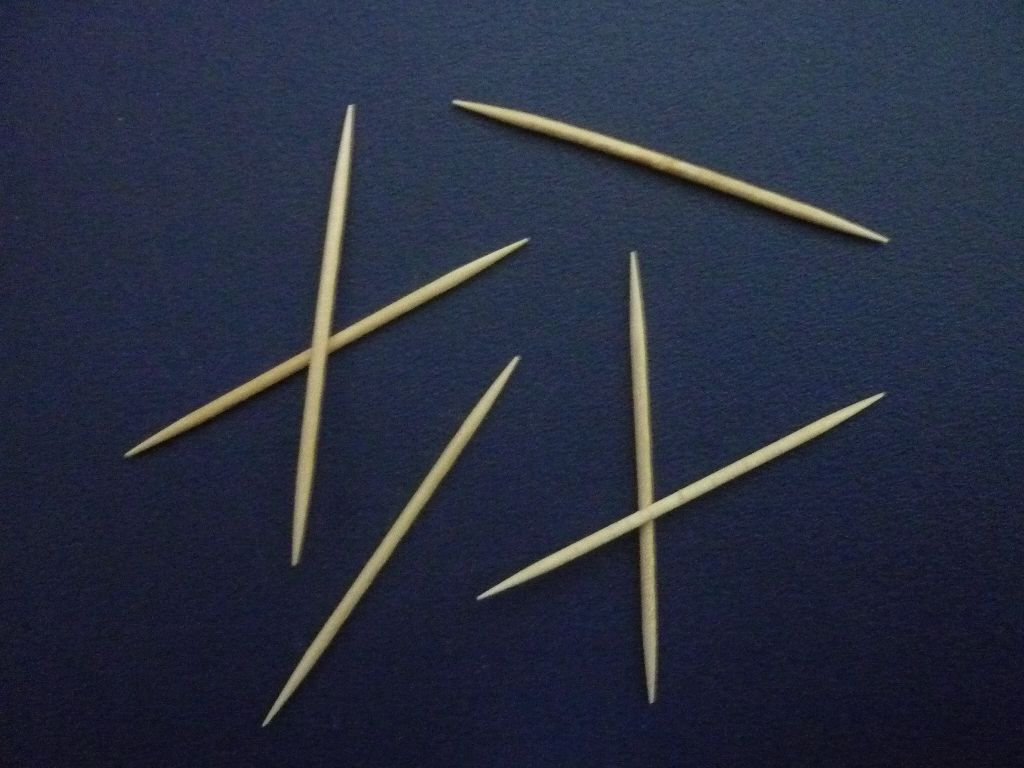
#> input picture testimg/palcika1.jpg, 1024 x 768 px; its folder holds only this picture in this run
$ python main.py
#> lines starting #> are read from the running program, lines starting #| are printed output that depends on the picture; after the words box and inside, x2 and y2 are one past the last pixel; in counts of white or black regions, pixels touching at a corner belong together
import cv2
import numpy as np
import os
import math

print('OpenCV verzió:', cv2.__version__)
print('numpy: ', np.__version__)

# főbb változók
images = []
imgPath = []
currentImgIndex = 0
windowName = 'Palcikak'

# zajos képek
noisyImgs = {}
# alap
tackbarValues = {'S': -1, 'P': -1, 'Gauss': -1}

'''
def arrays_are_equal(arr1, arr2):
    if len(arr1) != len(arr2):
        return False
    for index in range(len(arr1)):
        if arr1[index] != arr2[index]:
            return False
    return True
'''
# összes kép fájl a mappában és main.py fájl abszolút útvonala
BASEDIR = os.path.dirname(os.path.abspath(__file__))

pathToImages = os.path.join(BASEDIR, 'testimg')

if not os.path.exists(pathToImages):
    raise Exception(f"A megadott mappa nem létezik: {pathToImages}")

for i in os.listdir(pathToImages):
    if i.lower().endswith(('.jpg', '.jpeg', '.png')):
        path = os.path.join(pathToImages, i)
        print("reading current:", path)
        placeHolderImg = cv2.imread(path)
#> placeHolderImg is the input picture: shape (768, 1024, 3); mean B, G, R 64.4, 46.3, 40.1

        if placeHolderImg is not None:
            images.append(placeHolderImg)
            imgPath.append(path)
        else:
            raise Exception(f'Nem sikerült beolvasni a képet: {path}')

if len(images) == 0:
    raise Exception('Nincs érvényes képfájl a mappában!')


def trackbarvaluechange(value):
    s = cv2.getTrackbarPos('S', windowName)
    p = cv2.getTrackbarPos('P', windowName)
    g = cv2.getTrackbarPos('Gauss', windowName)
    print(f'értékek: s: {s}, p: {p}, g: {g}')
    pass


# ablak
cv2.namedWindow(windowName)

# csúszkák
cv2.createTrackbar('S', windowName, 0, 100, trackbarvaluechange)
cv2.createTrackbar('P', windowName, 0, 100, trackbarvaluechange)
cv2.createTrackbar('Gauss', windowName, 0, 100, trackbarvaluechange)

while True:
    # X-el bezárásra
    if cv2.getWindowProperty(windowName, cv2.WND_PROP_VISIBLE) < 1:
        break

    # csúszka értékek
    noiseSalt = cv2.getTrackbarPos('S', windowName)
    noisePepper = cv2.getTrackbarPos('P', windowName)
    noiseGauss = cv2.getTrackbarPos('Gauss', windowName)

    # változás van-e valamelyikben
    if (noiseSalt != tackbarValues['S'] or
            noisePepper != tackbarValues['P'] or
            noiseGauss != tackbarValues['Gauss']):
        noisyImgs.clear()  # reset
        tackbarValues = {'S': noiseSalt, 'P': noisePepper, 'Gauss': noiseGauss}

    # kép tárolása ha nem létezik
    if currentImgIndex not in noisyImgs:
        # ne az eredtit piszkáljam
        placeholderImg = images[currentImgIndex].copy()

        # salt & pepper
        probabilitySalt = noiseSalt / 200.0
        maskSalt = np.random.rand(placeholderImg.shape[0], placeholderImg.shape[1])
        placeholderImg[maskSalt < probabilitySalt] = 255
        placeholderImg = cv2.medianBlur(placeholderImg, 3)

        probabilityPepper = noisePepper / 200.0
        maskPepper = np.random.rand(placeholderImg.shape[0], placeholderImg.shape[1])
        placeholderImg[maskPepper < probabilityPepper] = 0
        placeholderImg = cv2.medianBlur(placeholderImg, 3)

        # gauss
        if noiseGauss > 0:
            # olvashatóbb zaj, 1-nél
            probabilityGauss = noiseGauss * 0.9
            gaussNoise = np.random.normal(0, probabilityGauss, placeholderImg.shape)
            placeholderImg = np.clip(placeholderImg.astype(float) + gaussNoise, 0, 255).astype(np.uint8)
            placeholderImg = cv2.GaussianBlur(placeholderImg, (5, 5), 2.0)

        noisyImgs[currentImgIndex] = placeholderImg

        currentImg = noisyImgs[currentImgIndex]
        # szürke hogy lehessen éldetektálást csinálni
        gray = cv2.cvtColor(currentImg, cv2.COLOR_BGR2GRAY)
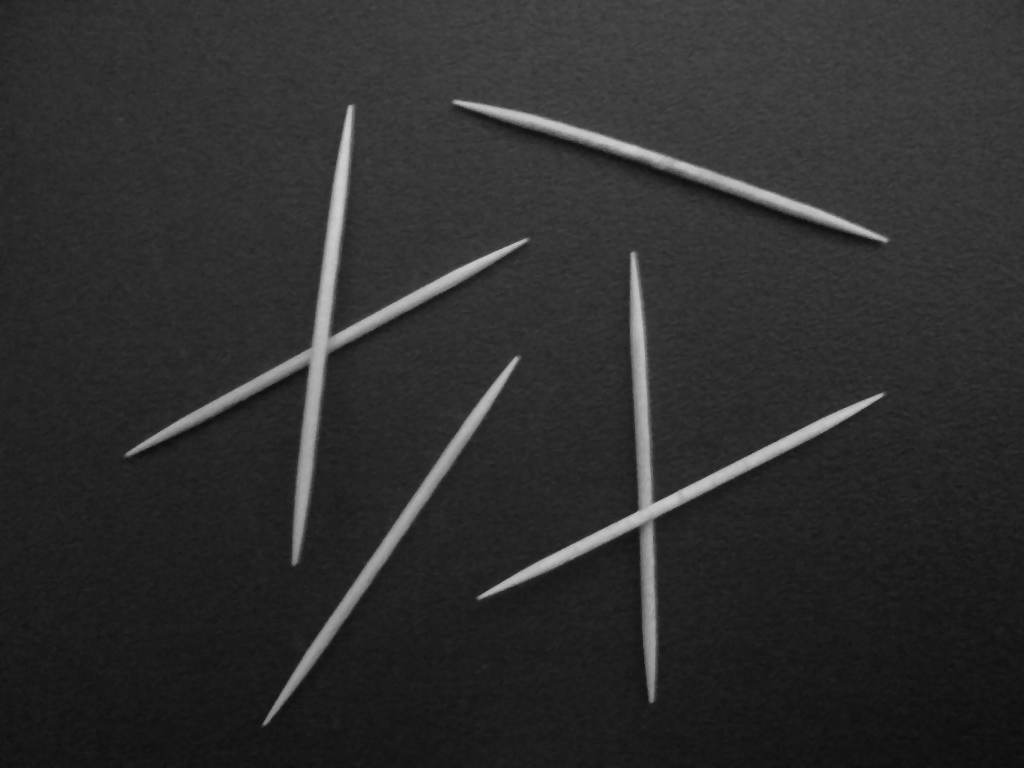
#> gray: shape (768, 1024); min 13, max 207, mean 46.5
        edges = cv2.Canny(gray, 30, 190)
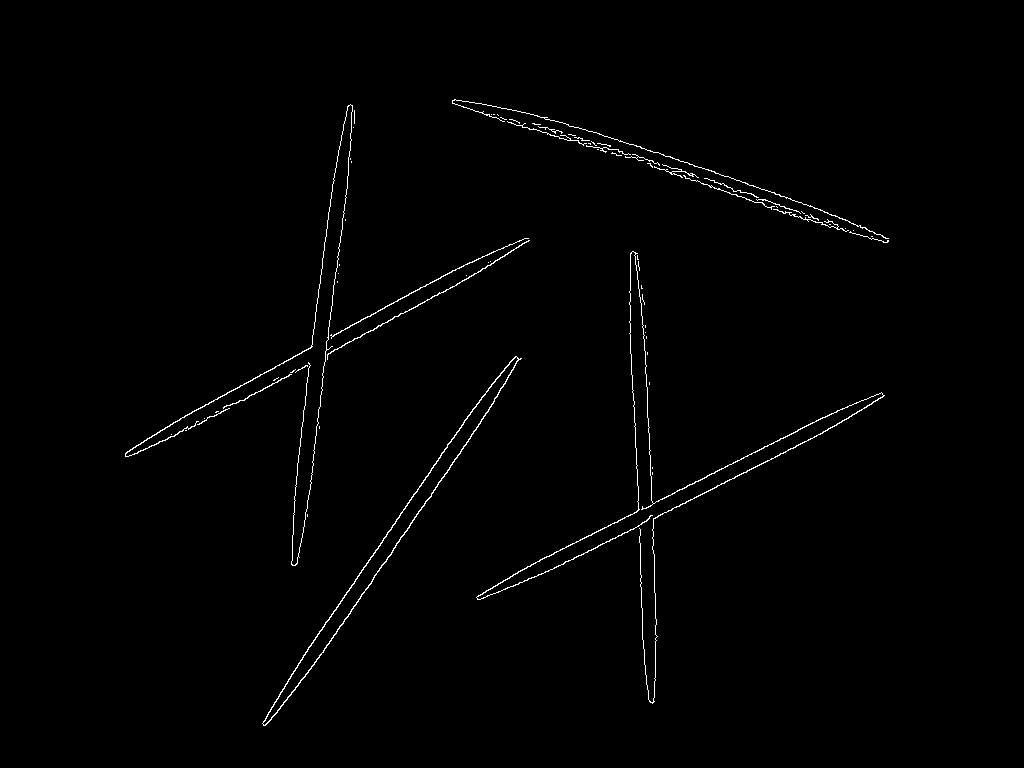
#> edges: shape (768, 1024); 0.88% white in thin lines or dots, all inside (x1, y1, x2, y2) = (125, 99, 889, 726)

        kernel = np.ones((14, 14), np.uint8)
        closed = cv2.morphologyEx(edges, cv2.MORPH_CLOSE, kernel)
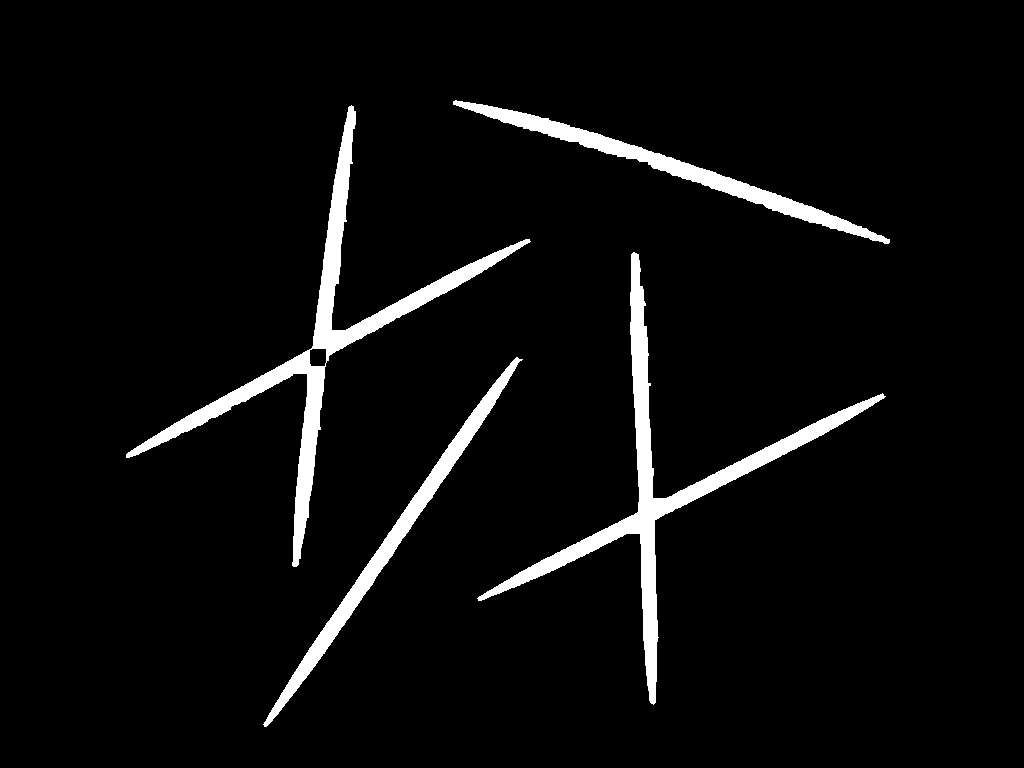
#> closed: shape (768, 1024); 4.7% white; 4 white regions, box (x1, y1, x2, y2) and area: (126, 105, 531, 567) 12410, (477, 252, 886, 705) 12140, (453, 100, 890, 244) 6254, (263, 357, 523, 727) 6064

        lines = cv2.HoughLinesP(closed, 1, np.pi / 180, 120, np.array([]), 200, 20)
#> lines = 77 rows, first 6: [131, 450, 528, 239], [479, 600, 883, 394], [264, 722, 518, 358], [482, 104, 888, 243], [142, 443, 525, 239], [293, 566, 349, 106]

        lineListFinal = lines
#> lineListFinal has the same summary as lines
        if lines is not None:

            cleanLines = [line[0] for line in lines]
#> cleanLines = 77 items, first 6: [131, 450, 528, 239], [479, 600, 883, 394], [264, 722, 518, 358], [482, 104, 888, 243], [142, 443, 525, 239], [293, 566, 349, 106]
            cleanLines.sort(key=lambda l: (l[2] - l[0]) ** 2 + (l[3] - l[1]) ** 2, reverse=True)

            lineListFinal = []

            while len(cleanLines) > 0:
                currentLine = cleanLines.pop(0)
                lineListFinal.append(currentLine)

                x1, y1, x2, y2 = currentLine
                lineLength = math.sqrt((x2 - x1) ** 2 + (y2 - y1) ** 2)

                if lineLength == 0:
                    continue

                remaining = []

                for check in cleanLines:
                    cx1, cy1, cx2, cy2 = check

                    d1 = abs((y2 - y1) * cx1 - (x2 - x1) * cy1 + x2 * y1 - y2 * x1) / lineLength
                    d2 = abs((y2 - y1) * cx2 - (x2 - x1) * cy2 + x2 * y1 - y2 * x1) / lineLength

                    if d1 < 30 and d2 < 30:
                        continue
                    else:
                        remaining.append(check)

                cleanLines = remaining
#> this loop made 6 passes
#> (x1, y1, x2, y2, lineLength) on passes 1 to 6: (294, 566, 351, 105, 464.5), (126, 456, 530, 241, 457.6), (479, 600, 883, 394, 453.5), (635, 253, 651, 703, 450.3), (264, 726, 521, 359, 448), (482, 104, 888, 243, 429.1)
#> after the loop, lineListFinal = [[294, 566, 351, 105], [126, 456, 530, 241], [479, 600, 883, 394], [635, 253, 651, 703], [264, 726, 521, 359], [482, 104, 888, 243]]

            for line in lineListFinal:
                x1, y1, x2, y2 = line
                cv2.line(currentImg, (x1, y1), (x2, y2), (0, 0, 255), 3)
#> this loop made 6 passes
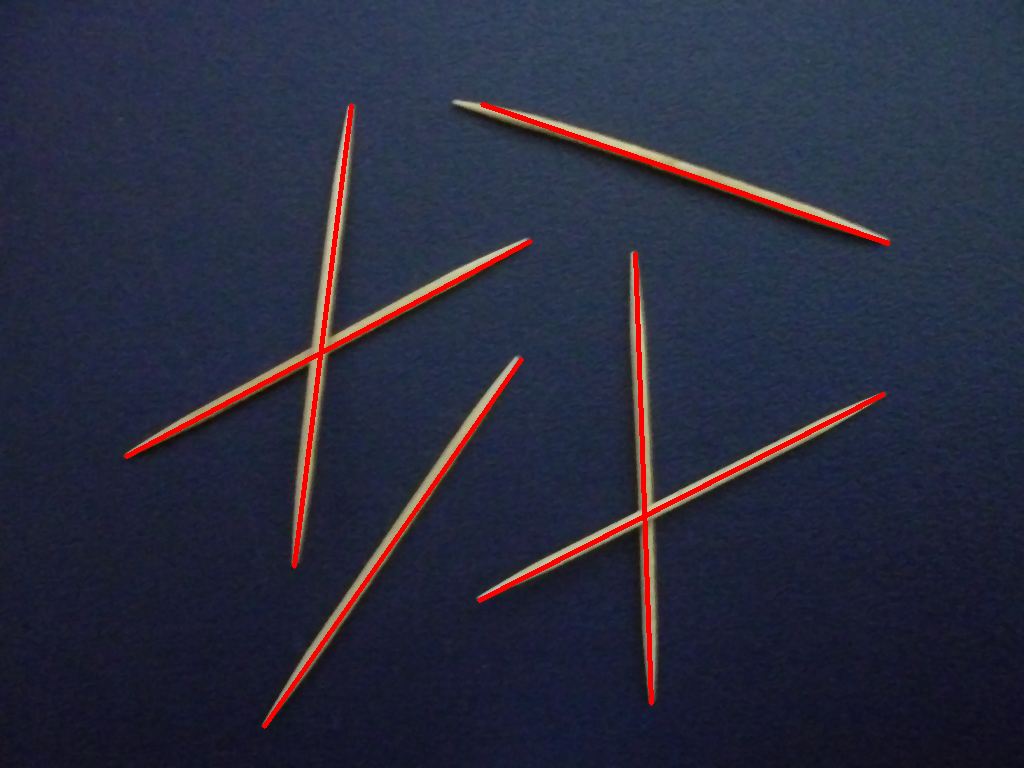
#> currentImg: shape (768, 1024, 3); mean B, G, R 62.3, 43.7, 41.7

        print(len(lineListFinal))
#| 6
        cv2.putText(currentImg, ("palcikak: " + str(len(lineListFinal))), (50, 50), cv2.FONT_HERSHEY_SIMPLEX, 1,
                    (0, 0, 255), 2)
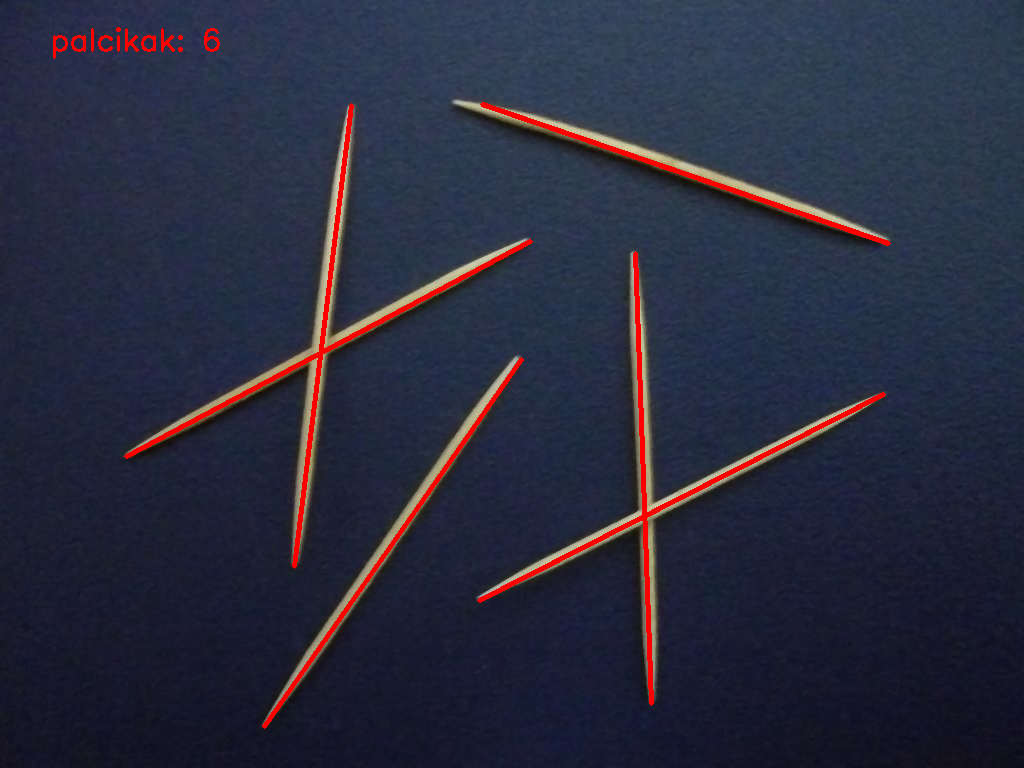
#> currentImg: shape (768, 1024, 3); 0.15% of pixels changed, all inside (x1, y1, x2, y2) = (53, 27, 220, 59)
        cv2.imshow(windowName, currentImg)

    key = cv2.waitKey(10) & 0xFF
#> (key q is pressed here)

    # következő kép
    if key == ord('d'):
        currentImgIndex += 1
        if currentImgIndex >= len(images):
            currentImgIndex = 0
            noisyImgs.clear()  # törlöm hogy ne akadjon el
    # előző kép
    elif key == ord('a'):
        currentImgIndex -= 1
        if currentImgIndex < 0:
            currentImgIndex = len(images) - 1
            noisyImgs.clear()
    # kilépés (q vagy Esc)
    elif (key == ord('q')) or (key == 27):
        break

cv2.destroyAllWindows()

$ run again, on testimg/palcika2.jpg
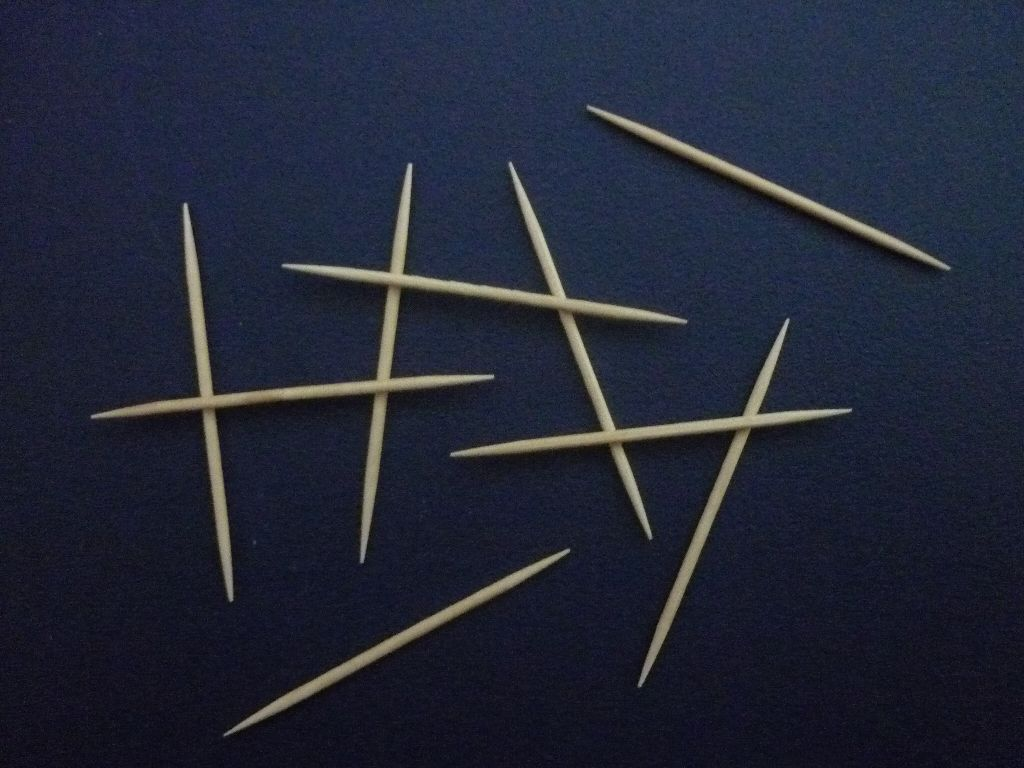
#> input picture testimg/palcika2.jpg, 1024 x 768 px
#> placeHolderImg is the input picture: shape (768, 1024, 3); mean B, G, R 54.6, 38.7, 34
#> `edges = cv2.Canny(gray, 30, 190)`:
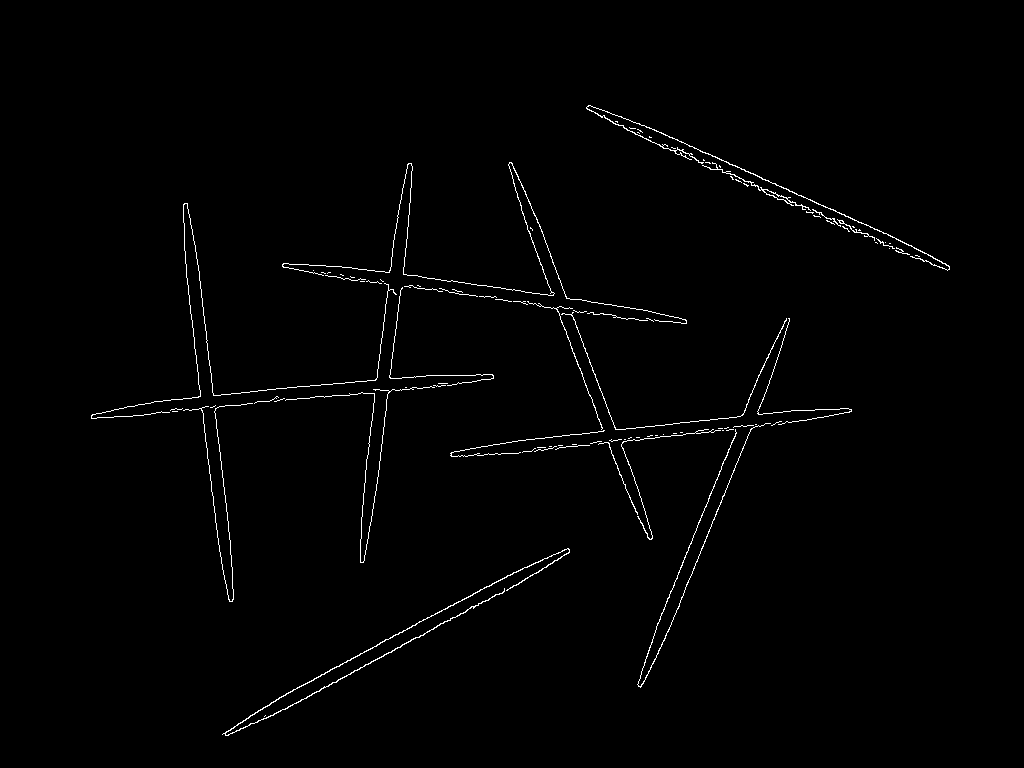
#> edges: shape (768, 1024); 1% white in thin lines or dots, all inside (x1, y1, x2, y2) = (91, 105, 950, 736)
#> closed: shape (768, 1024); 5.3% white; 3 white regions, box (x1, y1, x2, y2) and area: (92, 163, 853, 689) 32480, (223, 549, 571, 737) 4694, (587, 106, 951, 272) 4516
#> lines = 105 rows, first 6: [451, 455, 852, 412], [284, 268, 682, 324], [283, 267, 687, 324], [235, 727, 569, 549], [647, 678, 786, 334], [97, 414, 494, 379]
#> `lineListFinal = lines`: lineListFinal has the same summary as lines
#> `cleanLines = [line[0] for line in lines]`: cleanLines = 105 items, first 6: [451, 455, 852, 412], [284, 268, 682, 324], [283, 267, 687, 324], [235, 727, 569, 549], [647, 678, 786, 334], [97, 414, 494, 379]
#> the loop `while len(cleanLines) > 0:` made 9 passes
#> (x1, y1, x2, y2, lineLength) on passes 1 to 8: (283, 267, 687, 324, 408), (451, 455, 852, 412, 403.3), (363, 563, 412, 164, 402), (512, 163, 649, 539, 400.2), (184, 205, 233, 602, 400), (97, 414, 494, 379, 398.5), (587, 108, 950, 269, 397.1), (641, 688, 789, 320, 396.6)
#> after the loop `while len(cleanLines) > 0:`: lineListFinal = [[283, 267, 687, 324], [451, 455, 852, 412], [363, 563, 412, 164], [512, 163, 649, 539], [184, 205, 233, 602], [97, 414, 494, 379], [587, 108, 950, 269], [641, 688, 789, 320], [224, 734, 570, 550]]
#> the loop `for line in lineListFinal:` made 9 passes
#| 9
#> `cv2.putText(currentImg, ("palcikak: " + str(len(lineListFinal))), (50,..`:
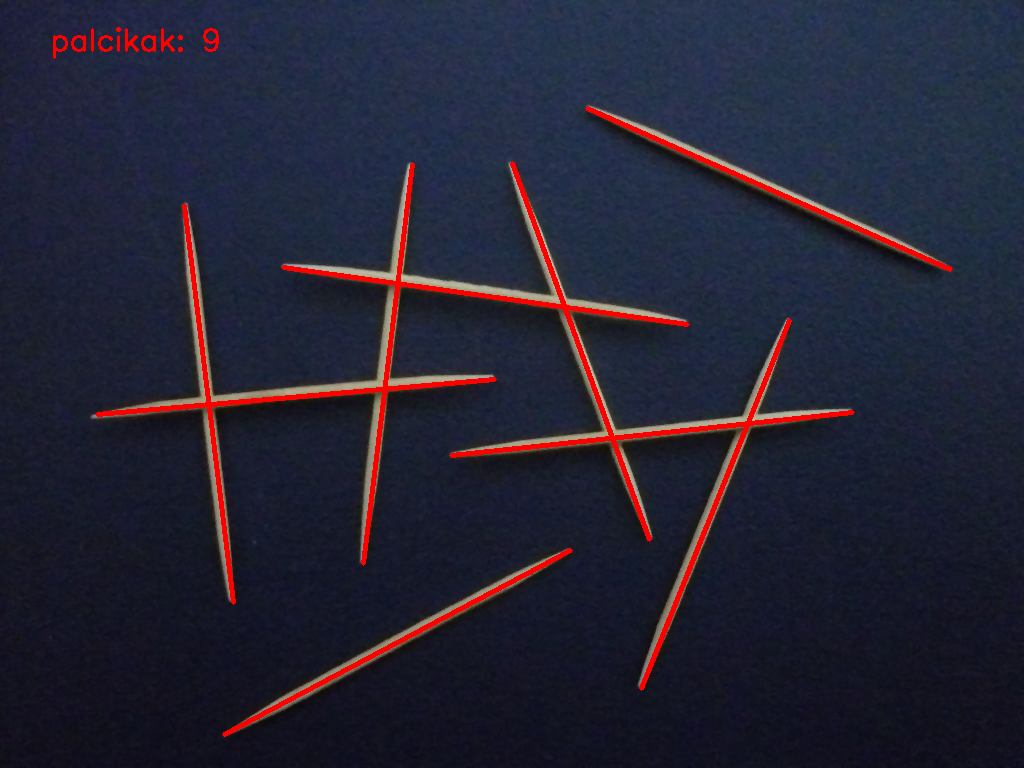
#> currentImg: shape (768, 1024, 3); mean B, G, R 51.9, 35.5, 36.9
